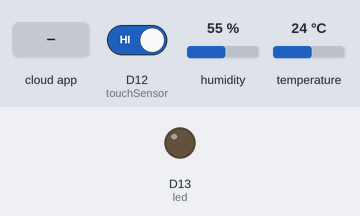
A sketch run on a simulated Arduino Nano 33 IoT. Parts: output pins drawn as LEDs (lit = HIGH). Inputs (shaded band) come from the test bench; at power-on: D12 (touchSensor) HIGH, humidity 55 %, temperature 24 °C. WiFi joins after 1.5 s; servers stay silent unless stated; the Firebase database answers and starts empty; what the sketch prints to the serial monitor is not drawn.

Above: at 3.1 s.
3.2 s: the phone or cloud app sets state to 1
At 4.4 s:
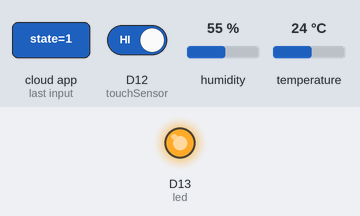
6.3 s: the phone or cloud app sets state to 0
At 7.5 s:
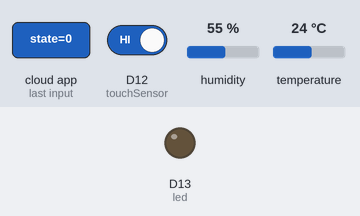
Timing chart, 0 to 9.3 s (numbered marks = the images above; inputs shaded):
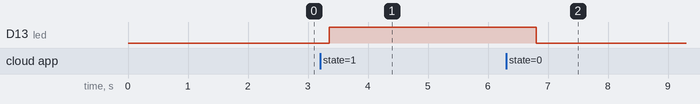

The sketch:

led_touch_dht11.ino
```cpp
// 使用LED,Touch,DHT11和Firebase整合
// 使用arduino nano 33 iot

#include <SPI.h>
#include <WiFiNINA.h>
#include "Firebase_Arduino_WiFiNINA.h"
#include "data.h"
#include "DHT.h"
#include <Thread.h>
#include <ThreadController.h>

#define dhtData 11
#define led 13
#define touchSensor 12

//建立時間管理
ThreadController controll = ThreadController();
Thread DHTThread = Thread();
Thread LEDThread = Thread();
Thread TouchThread = Thread();


//DHT初始化
DHT dht(dhtData, DHT11);

//Firebase初始化
FirebaseData firebaseData;

//ssl連線初始化
WiFiSSLClient client;
int status = WL_IDLE_STATUS;
char server[] = "maker.ifttt.com";

unsigned long getTime1 = micros();
float h;
float f;
float t;
bool currentState;

void setup()
{
  Serial.begin(9600);
  delay(100);
  Serial.println();
  //啟動時間管理
  DHTThread.onRun(DHTcallBack);
  DHTThread.setInterval(2000);
  controll.add(&DHTThread);

  LEDThread.onRun(LEDcallBack);
  LEDThread.setInterval(500);
  controll.add(&LEDThread);

  TouchThread.onRun(TouchcallBack);
  TouchThread.setInterval(100);
  controll.add(&TouchThread);

  //連線wifi
  Serial.print("Connecting to Wi-Fi");
  int status = WL_IDLE_STATUS;
  while (status != WL_CONNECTED)
  {
    status = WiFi.begin(WIFI_SSID, WIFI_PASSWORD);
    Serial.print(".");
    delay(300);
  }
  Serial.println();
  Serial.print("Connected with IP: ");
  Serial.println(WiFi.localIP());
  Serial.println();

  //DHTinit
  dht.begin();

  //LEDinit
  pinMode(led,OUTPUT);

  //Touch
  pinMode(touchSensor, INPUT);
  //得第一次的currentState
  currentState = digitalRead(touchSensor);

  //連線ifttt
  /*一開始就連線的測試
    if (client.connect(server, 443)) {
    Serial.println("connected to server");
    // Make a HTTP request:
    client.println("GET /trigger/over30/with/key/eDqcZfqY_i_BHCZVXCwb6aq7GLPKpdV4q1ePja35Mjq?value1=30&value2=40 HTTP/1.1");
    client.println("Host: maker.ifttt.com");
    client.println("Connection: close");
    client.println();
    }
  */

  Firebase.begin(FIREBASE_HOST, FIREBASE_AUTH, WIFI_SSID, WIFI_PASSWORD);
  Firebase.reconnectWiFi(true);
}


void loop()
{
  controll.run();

}

void DHTcallBack(){
  h = dht.readHumidity();//讀取濕度
  t = dht.readTemperature();//讀取攝氏溫度
  f = dht.readTemperature(true);//讀取華氏溫度
  if (isnan(h) || isnan(t) || isnan(f)) {
    Serial.println("無法從DHT傳感器讀取！");
  }
  Serial.print("濕度: ");
  Serial.print(h);
  Serial.print("%\t");
  Serial.print("攝氏溫度: ");
  Serial.print(t);
  Serial.print("*C\t");
  Serial.print("華氏溫度: ");
  Serial.print(f);
  Serial.print("*F\n");
  String humidityPath = "DHT11/humidity";
  String temperaturePath = "DHT11/temperature";

  if(Firebase.setFloat(firebaseData,humidityPath,h)){
    if(firebaseData.dataType() == "float")
      Serial.println(firebaseData.floatData());
  }else{
    Serial.println("Firebase DHT錯誤:");
    Serial.println(firebaseData.errorReason());
  }

  if(Firebase.setFloat(firebaseData,temperaturePath,t)){
    if(firebaseData.dataType() == "float")
      Serial.println(firebaseData.floatData());
  }else{
    Serial.println("Firebase DHT錯誤:");
    Serial.println(firebaseData.errorReason());
  }

  Serial.println("loop");
  //如果濕度超過30,發送line訊息
 //同時連線firebase 和 ifttt會出錯
  /*
  unsigned long currentTime = micros();
  if ((currentTime - getTime1 > 30000) && h > 80) {
    //連線ifttt
    Serial.println("準備連線IFTTT");
    if (client.connect(server, 443)) {
      Serial.println("connected to IFTTT");
      // Make a HTTP request:
      client.println("GET /trigger/" + String(EVENNAME) + "/with/key/" + String(KEY) + "?value1=" + String(t) + "&value2=" + String(f) + " HTTP/1.1");
      client.println("Host: maker.ifttt.com");
      client.println("Connection: close");
      client.println();

    }
    getTime1 = currentTime;

  }
  */
}

void LEDcallBack(){
  String path = "ledControl/state";
  if(Firebase.getBool(firebaseData,path)){
     Serial.println("getNode");
     Serial.println(firebaseData.boolData());
     if(firebaseData.boolData()){
      digitalWrite(led,HIGH);
     }else{
      digitalWrite(led,LOW);
     }
  }else{
    Serial.println("Firebase LED錯誤:");
     Serial.println(firebaseData.errorReason());
  }
}

void TouchcallBack(){
   bool state = digitalRead(touchSensor);
  String path = "touchSensor/touch";

  if(state != currentState){
    currentState = state;
    Serial.println("touch狀態" + String(state));
    Serial.println("上傳");
    if(Firebase.setBool(firebaseData, path, state)){

      if(firebaseData.dataType() == "boolean"){
        Serial.print("及時資料庫目前的狀態");
        Serial.println(firebaseData.boolData());
        digitalWrite(led,firebaseData.boolData());
      }
    }else{
      //設定失敗
      Serial.println("Firebase Touch錯誤:");
      Serial.println(firebaseData.errorReason());
    }
  }
}
```

data.h
```cpp
#define KEY "eDqcZfqY_i_BHCZVXCwb6aq7GLPKpdV4q1ePja35Mjq"
#define EVENNAME "over30"
#define WIFI_SSID "RobertIphone"
#define WIFI_PASSWORD "0926656000"
#define FIREBASE_HOST "arduinofirebase-6d104.firebaseio.com"
#define FIREBASE_AUTH "z5lPWwjZLZuNNcUEelbJdiNaIvnR2Zfq49BuQBAa"
```

Measured:
- after the input at 3.2 s, D13 (led): LOW → HIGH after 0.15 s
- after the input at 6.3 s, D13 (led): HIGH → LOW after 0.50 s
